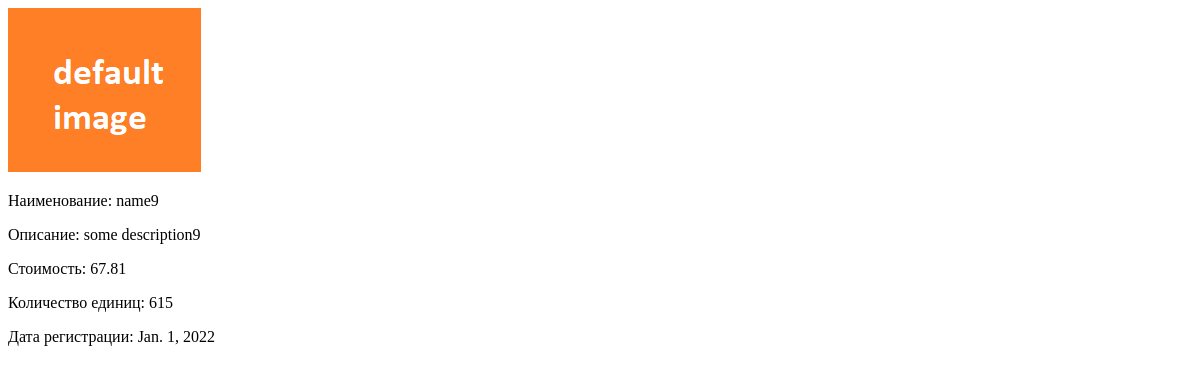
The app's page /show_product/10/, older data.
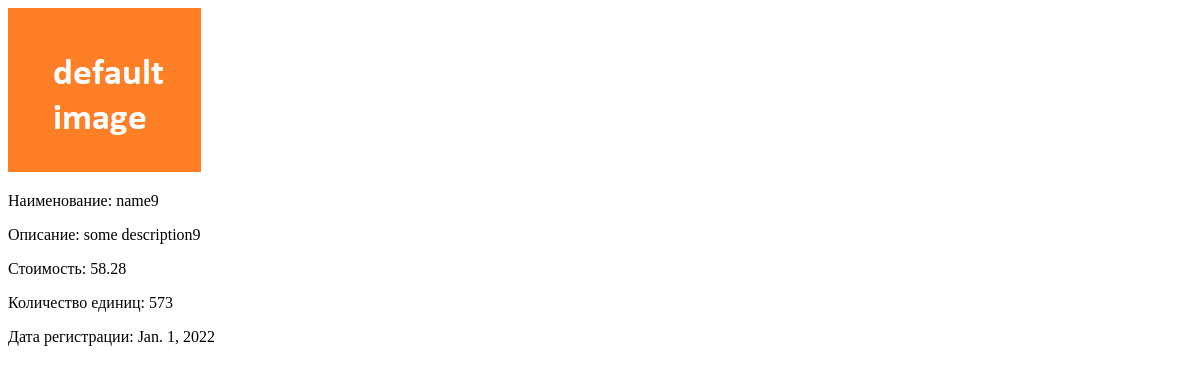
The same page, newer data.
### myapp/models.py (models this page shows, shortened)
class Product(models.Model):
    name = models.CharField(max_length=100)
    description = models.TextField()
    price = models.DecimalField(max_digits=8, decimal_places=2)
    amount = models.IntegerField()
    date = models.DateField(blank=False)
    imageName = models.CharField(max_length=100, default='default_image.png')

### myapp/views.py (the view)
# urls.py: path('show_product/<int:pk>/', views.show_product, name='show_product'),
def show_product(request, pk):
    product = Product.objects.filter(pk=pk).first()
    if product is not None:
        context = {'incorrect_product': False,
                   'name': product.name,
                    'description': product.description,
                    'price':  product.price,
                    'amount': product.amount,
                    'date': product.date,
                    'path_image': str(os.path.join(MEDIA_ROOT, product.imageName)) }  # not works...
    else:
        context = {'incorrect_product': True}
    return render (request, 'myapp/show_product.html', context)

### myapp/templates/myapp/show_product.html (shortened to what this page needs)
{% extends 'myapp/base.html' %}
{% block content %}
    {% if incorrect_product %}
        <p>Введен некорректный id товара</p>
    {% else %}
        <img src="{{path_image}}"></img>
        <p>Наименование: {{ name }}</p>
        <p>Описание: {{ description }}</p>
        <p>Стоимость: {{ price }}</p>
        <p>Количество единиц: {{ amount }}</p>
        <p>Дата регистрации: {{ date }}</p>
    {% endif %}
{% endblock %}

### myapp/templates/myapp/base.html (shortened to what this page needs)
<!DOCTYPE html>
<html>
  <head>
  </head>
  <body>
    {% block content %}{% endblock %}
  </body>
</html>

Row changes from the older to the newer data that the page shows:
changed Product "name9": price "67.81" → "58.28"
Text that changed along with them:
{{ amount }}: "615" → "573"
